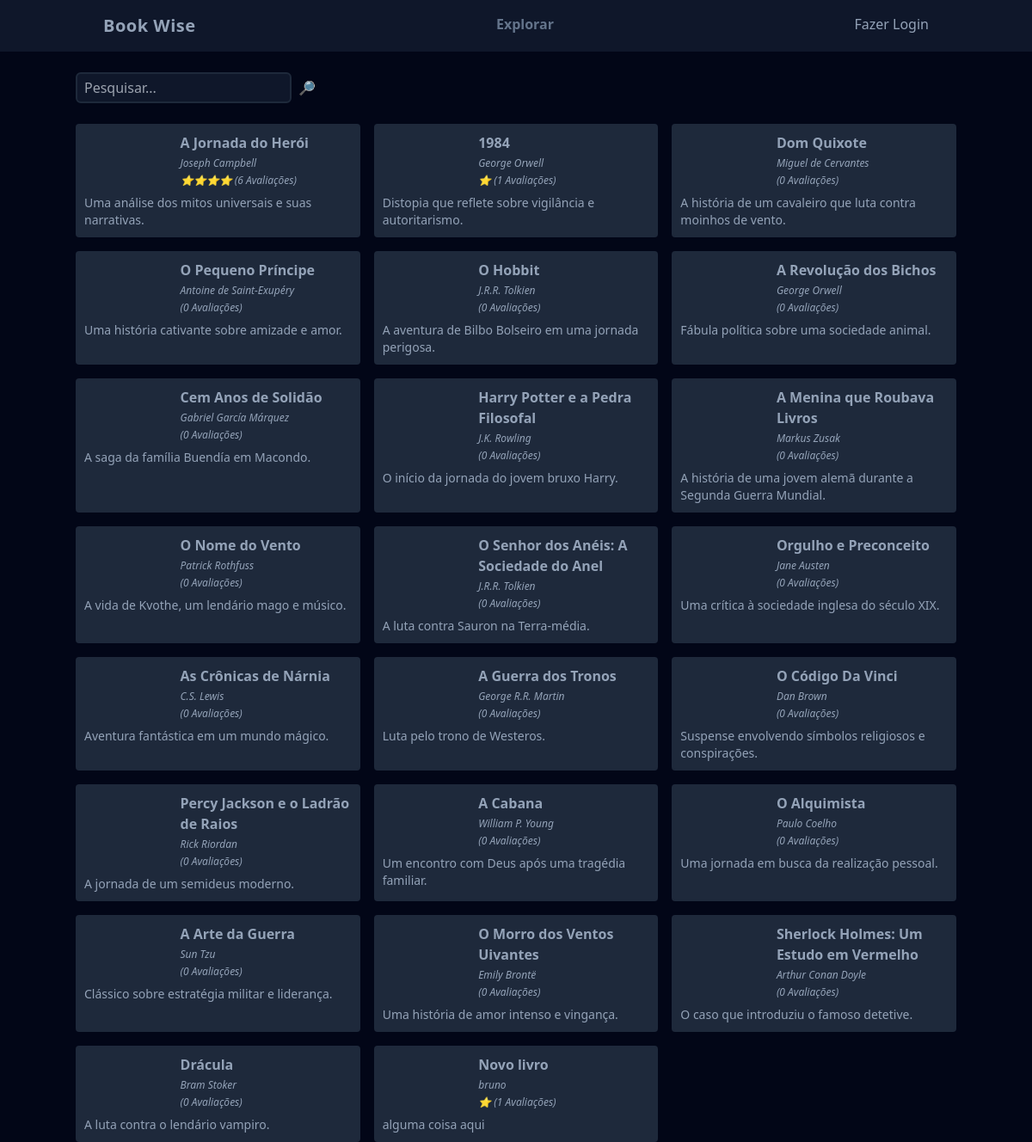
Before: / with the older database file.
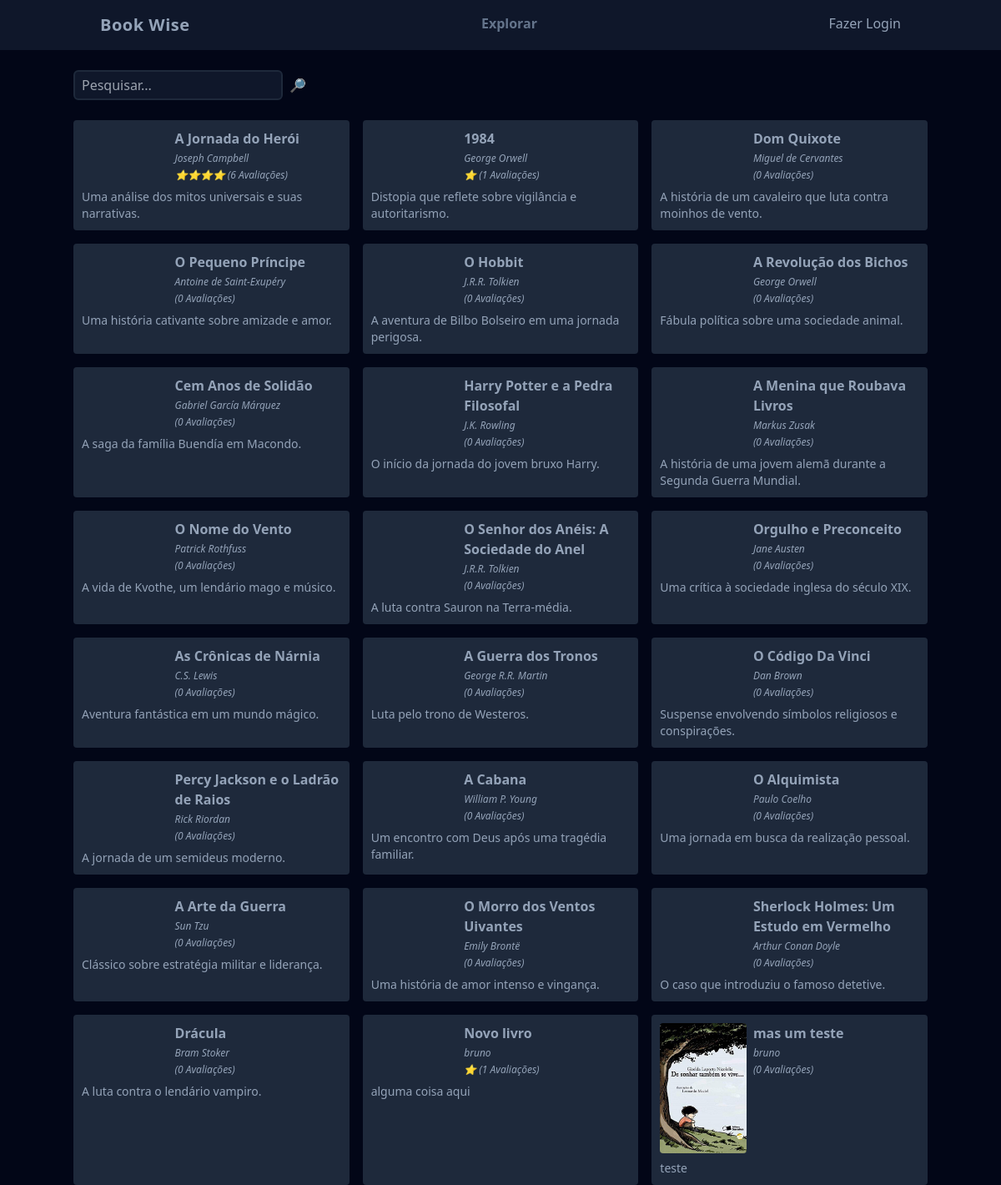
After: the same page with the newer database file.
### tables this page shows
CREATE TABLE livros (
  id INTEGER PRIMARY KEY,
  titulo VARCHAR(255),
  autor VARCHAR(100),
  descricao TEXT,
  ano_de_lancamento INTEGER,
  usuario_id INTEGER NOT NULL, imagem varchar(255),
  FOREIGN KEY (usuario_id) REFERENCES usuarios(id)
);

### functions.php (called while the page is built, shortened)
<?php
function view($view, $data = [])
{
    require "views/template/app.php";
}
function config($chave = null)
{
    $config = require 'config.php';
    if (strlen($chave) > 0) {
        return $config[$chave];
    }
    return $config;
}
function auth(){
    if(!isset($_SESSION['auth'])) return false;
    return $_SESSION['auth'];
}

### controllers/index.controller.php (called while the page is built)
<?php
$livros = Livro::all($_REQUEST['pesquisar'] ?? '');
view('index', compact('livros'));

### routes.php (called while the page is built, shortened)
<?php
$controller = str_replace('/', '', parse_url($_SERVER['REQUEST_URI'])['path']);
if (!$controller) $controller = 'index';
require "controllers/{$controller}.controller.php";

### index.php (called while the page is built, shortened)
<?php
require "models/Livro.php";
require "functions.php";
require 'config.php';
require 'Database.php';
require "routes.php";

### config.php (called while the page is built)
<?php
return [
    'database' => [
        'driver' => 'sqlite',
        'database' => 'database.sqlite',
    ],
];

### Database.php (called while the page is built, shortened)
<?php
class Database
{
    private $db;
    public function __construct($config)
    {
        $connectionString = $config['driver'] . ':' . $config['database'];
        $this->db = new PDO($connectionString);
    }
    public function query($query, $class = null, $params = [])
    {
        $prepare = $this->db->prepare($query);
        if ($class) {
            $prepare->setFetchMode(PDO::FETCH_CLASS, $class);
        }
        $prepare->execute($params);
        return $prepare;
    }
}

### models/Livro.php (called while the page is built, shortened)
<?php
class Livro
{
    public function query($where, $params){
        $database = new Database(config('database'));
        return $database->query(
         "
            select
            l.id, l.titulo, l.autor, l.descricao, l.ano_de_lancamento, l.imagem,
            round(sum(a.nota)/5.0) as nota_avaliacao,
            count(a.id) as count_avaliacoes
            from
            livros l
            left join avaliacoes a on a.livro_id = l.id
            where $where
            group by l.id,
            l.titulo,
            l.autor,
            l.descricao,
            l.ano_de_lancamento,
            l.imagem
            ", livro::class,
            $params);
    }
    public static function all($filtro = ''){
        return (new self)->query('titulo like :filtro', ['filtro' => "%$filtro%"])->fetchAll();
    }
}

### views/partials/_livros.php (the view)
<div class="p-2 rounded border-slate-800 border-2 bg-slate-800">
    <div class="flex gap-2">
        <div class="w-1/3">
            <img src="<?= $livro->imagem ?>" class="w-60 rounded"/>
        </div>
        <div class="flex flex-col gap-1">
            <a href="livro?id=<?= $livro->id ?>" class="font-semibold" hover: underline><?= $livro->titulo ?></a>
            <div class="text-xs italic"><?= $livro->autor ?></div>
            <div class="text-xs italic">
            <?= str_repeat('⭐', max(0, (int) $livro->nota_avaliacao)) ?>
            (<?= $livro->count_avaliacoes ?> Avaliações)
</div>
        </div>
    </div>
    <div class="text-sm mt-2"><?= $livro->descricao ?></div>
</div>

### views/template/app.php (shortened to what this page needs)
<!DOCTYPE html>
<html lang="pt-br">
<head>
    <script src="https://cdn.tailwindcss.com"></script>
</head>
<body class="bg-slate-950 text-slate-400">
    <header class="bg-slate-900">
        <nav class="mx-auto max-w-screen-lg flex justify-between px-8 py-4">
            <div class="font-bold text-xl tracking-wide">
                Book Wise
            </div>
            <ul class="flex space-x-4 font-bold">
                <li><a href="/" class="text-slate-500">Explorar</a></li>
            </ul>
            <ul>
                <?php if (auth()): ?>
                    <li><a href="/logout" class="hover:underline">Oi <?= auth()->nome ?></a></li>
                <?php else: ?>
                    <li><a href="/login" class="hover:underline">Fazer Login</a></li>
                <?php endif ?>
            </ul>
        </nav>
    </header>
    <main class="mx-auto max-w-screen-lg space-y-6">
        <?php require "views/{$view}.view.php" ?>
    </main>
</body>
</html>

### views/index.view.php
<form class="w-full flex space-x-2 mt-6">
    <input
        type="text" name="pesquisar"
        class="border-slate-800 border-2 rounded-md bg-slate-900 text-sn focus:outline-none px-2 py-1"
        placeholder="Pesquisar..." />
    <button type="submit">🔎</button>
</form>
<section class="grid gap-4 grid-cols-1 md:grid-cols-2 lg:grid-cols-3">
<?php foreach ($livros as $livro){
           require 'partials/_livros.php';
        }?>
</section>

Changed rows visible on the page:
added livros: imagem (picture), titulo "mas um teste", autor "bruno", count_avaliacoes "0", descricao "teste"
